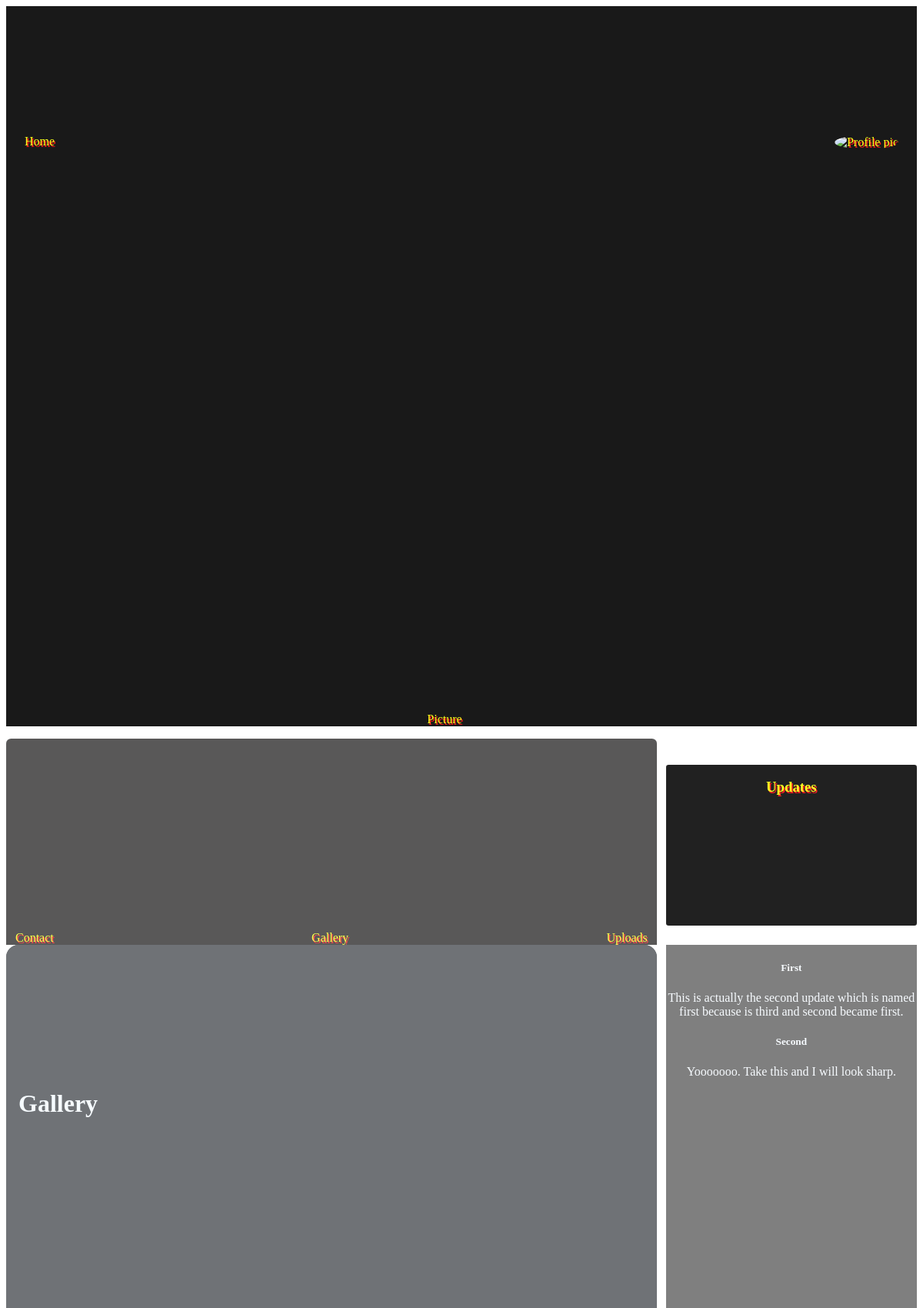
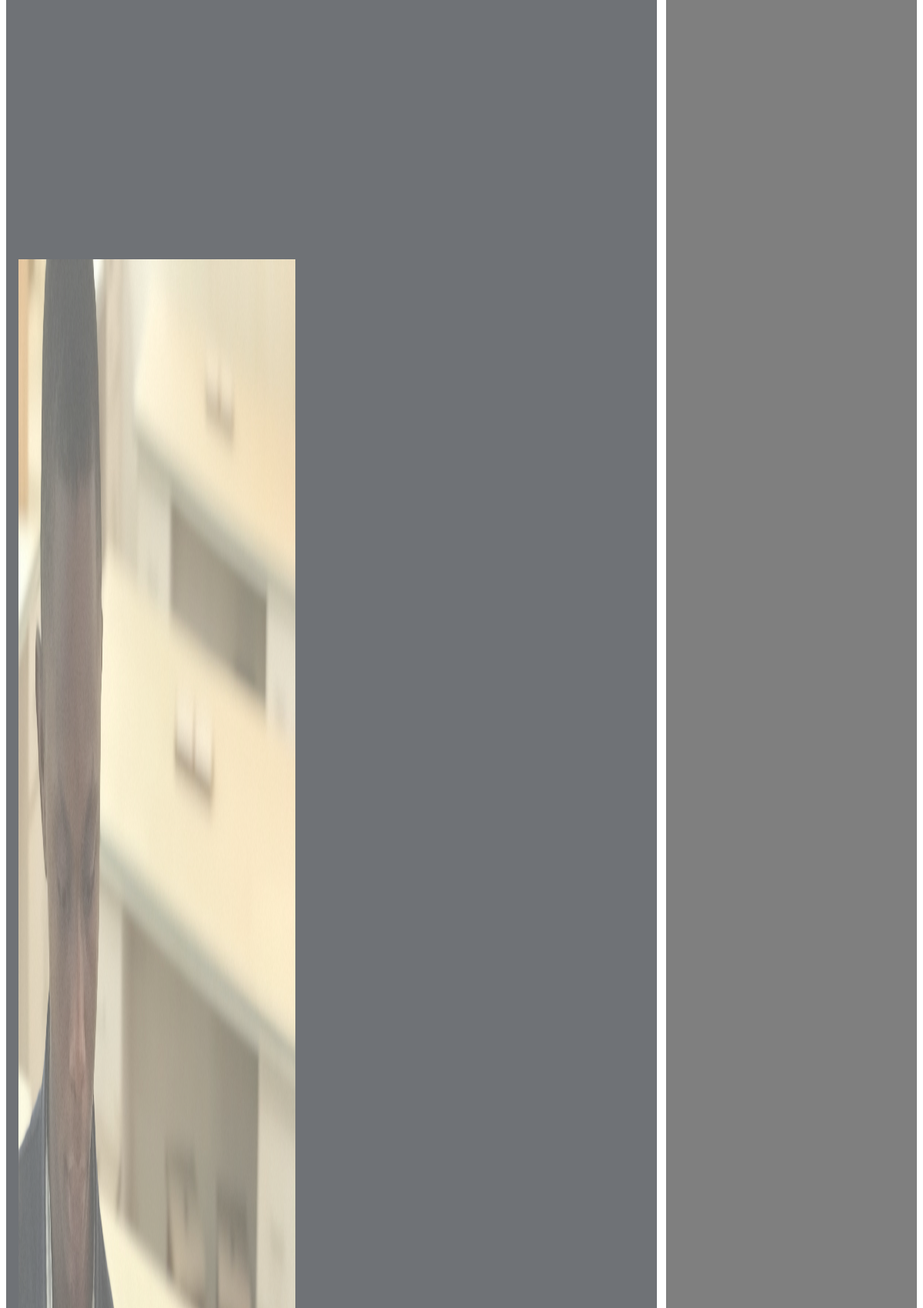
Page /gallery/ (upper part) on the committed database (2 pictures, top to bottom).
### base/models.py (models this page shows, shortened)
class Gallery(models.Model):
    name = models.CharField(max_length=200)
    pic = models.ImageField()
    class Meta:
        verbose_name_plural = 'Galleries'

class Update(models.Model):
    topic = models.CharField(max_length=200)
    information = models.TextField()

### base/views.py (the view)
# urls.py: path('gallery/', views.gallery, name='gallery'),
def gallery(request):
    pictures = Gallery.objects.all()
    context = {'pictures': pictures, 'saying': saying, 'updates': updates}
    return render(request, 'base/gallery.html', context)

### base/templates/base/gallery.html (shortened to what this page needs)
{% extends 'main.html' %}
{% block content %}
<h1>Gallery</h1>
{% for picture in pictures %}
    <div class="picture">
        <img src="{{ picture.pic.url }}" alt="Picture for {{picture.name}}.">
    </div>
{% endfor %}
{% endblock content %}
{% block updates %}
    {% for update in updates%}
        <h5>{{update.topic}}</h5>
        <p>{{update.information}}</p>
    {% endfor %}
{% endblock updates %}

### static/base/styles/main.css (style rules this page uses)
body { background-image: url("background.jpg"); background-size: cover; background-position: center; background-attachment: fixed; }
.picture { height: 75vh; width: 30vw; background-color: black; margin-top: 7vh; }
.picture img { width: 30vw; height: 70vh; }

### rows in the picture
Gallery: pic (picture)
Update: topic "First", information "This is actually the second update which is named first because is third and second became first."
Update: topic "Second", information "Yooooooo. Take this and I will look sharp."
